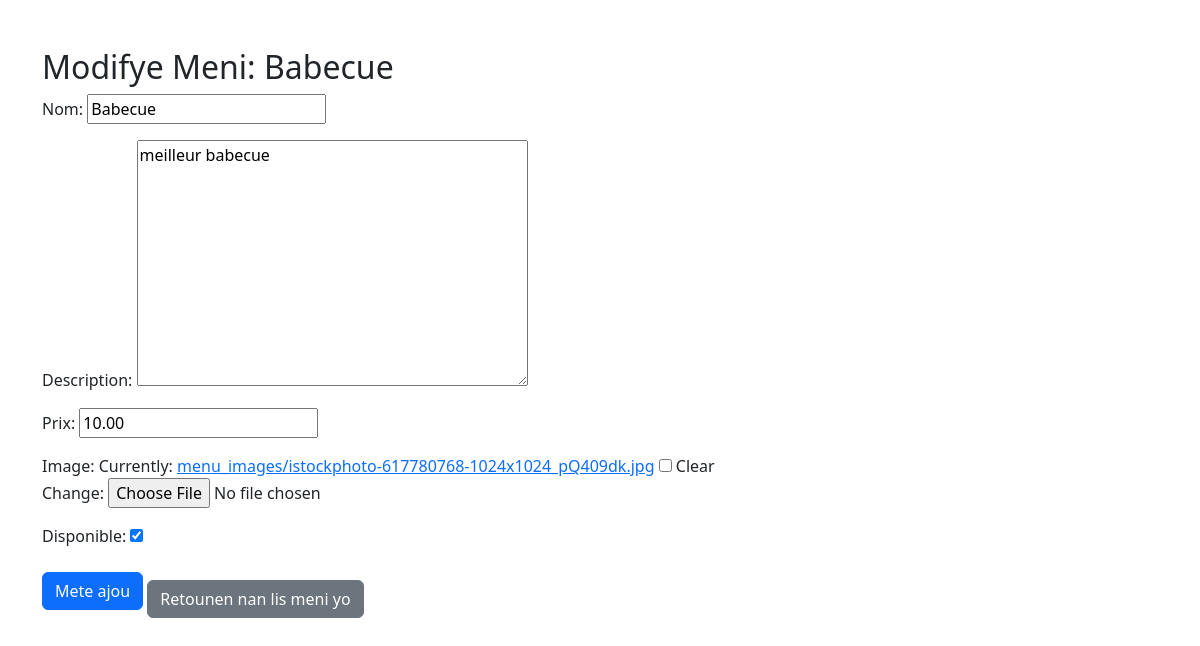
The app's page /2/modifier/ (signed in) with its own data.
### myapp/models.py (models this page shows, shortened)
class Menu(models.Model):
    nom = models.CharField(max_length=100)
    description = models.TextField()
    prix = models.DecimalField(max_digits=10, decimal_places=2)
    image= models.ImageField(upload_to='menu_images/', null=True, blank=True)
    disponible = models.BooleanField(default=True)

### myapp/views.py (the view)
# urls.py: path('<int:pk>/modifier/', views.MenuUpdateView.as_view(), name='modifier_menu'),
@method_decorator(login_required, name='dispatch')
@method_decorator(user_passes_test(is_admin), name='dispatch')
class MenuUpdateView(UpdateView):
    model = Menu
    form_class = MenuForm
    template_name = 'menu/modifier_menu.html'
    success_url = reverse_lazy('menu:liste_menus')

### myapp/forms.py
class MenuForm(forms.ModelForm):
    class Meta:
        model = Menu
        fields = ['nom', 'description', 'prix', 'image', 'disponible']

### myapp/views.py (called while the page is built)
def is_admin(user):
    return user.is_superuser

### myapp/templates/menu/modifier_menu.html (shortened to what this page needs)
<!DOCTYPE html>
<html lang="fr">
<head>
    <link href="https://cdn.jsdelivr.net/npm/bootstrap@5.3.0/dist/css/bootstrap.min.css" rel="stylesheet">
</head>
<body>
    <div class="container mt-5">
        <h2>Modifye Meni: {{ menu.nom }}</h2>
        <form method="POST" enctype="multipart/form-data">
            {{ form.as_p }}
            <button type="submit" class="btn btn-primary">Mete ajou</button>
            <a href="{% url 'menu:liste_menus' %}" class="btn btn-secondary mt-3">Retounen nan lis meni yo</a>
        </form>
    </div>
</body>
</html>

### records on screen
Menu: nom "Babecue", description "meilleur babecue", prix "10.00", disponible "☑"
